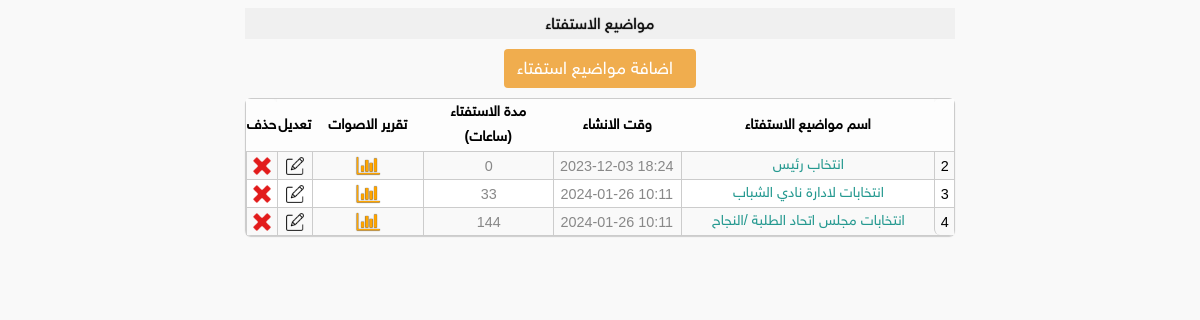
/admin-home/poll-topic/poll_topic.php (signed in), run on the app's committed database.
### tables this page shows
CREATE TABLE `poll_topic` (
  `id` int NOT NULL,
  `insert_time` datetime DEFAULT NULL,
  `name` varchar(100) DEFAULT NULL,
  `period` int DEFAULT NULL COMMENT 'مدة الاستفتاء بالساعات'
);

### admin-home/poll-topic/poll_topic.php (the view, shortened to what this page needs)
<?php
include "../open_session.php";
?>
<html>
    <head>
        <link rel='stylesheet' type='text/css' href='../assets/css/style.css'/>
        <link rel='stylesheet' type='text/css' href="../assets/css/font_family.css" rel="stylesheet">
        <link rel='stylesheet' type='text/css' href="../assets/css/fontAwesome.css" rel="stylesheet">
        </head>
        <body style="background-color:#fff;">
<div align="middle" style="width:100%;">
    <div class='title' style="width:60%;" >مواضيع الاستفتاء</div>
<a href="poll_topic_form.php" >
	<div align="right" class="btn btn-warning" style="color:white;font-size:1.1em;margin:10px;">
		<span style="float:right;margin-right:10px;" >اضافة مواضيع استفتاء</span>
	</div>
</a>
<table class="table" style="width:60%">
    <tr class="firstTR">
        <th width="3%"></th>
        <th width="40%">اسم مواضيع الاستفتاء</th>
        <th width="20%">وقت الانشاء</th>
        <th width="20%">مدة الاستفتاء<br>(ساعات)</th>
        <th width="20%">تقرير الاصوات</th>
        <th width="3%">تعديل</th>
        <th width="3%">حذف</th>
    </tr>
    <?php
		$sql = "SELECT * FROM poll_topic WHERE 1 ORDER BY poll_topic.id DESC";
    $query = mysqli_query($connect, $sql);
    $row_number=1;
    while ($row = mysqli_fetch_array($query)) {
        $id = $row['id'];
        $row_number=$row_number+1;
		    $poll_topic_name=$row['name'];
		    $period=$row['period'];
		    $insert_time=date("Y-m-d H:i",strtotime($row['insert_time']));
        ?>
        <tr>
            <td><?php echo $row_number; ?></td>
            <td><span style="color:#259990"><?php echo $poll_topic_name; ?></span></td>
            <td dir="ltr"><span style="color:#888"><?php echo $insert_time; ?></span></td>
            <td ><span style="color:#888"><?php echo $period; ?></span></td>
            <td><a class="fa fa-bar-chart" style="text-decoration:none;color:orange;text-shadow:0px 0px 1px #000;font-size:1.4em;" href="show_chart.php?poll_topic_id=<?php echo $id; ?>" ></a></td>
            <td><a href="poll_topic_form.php?action=update_form&poll_topic_id=<?php echo $id; ?>"><img width=18 src="../assets/icons/update.png" title="تعديل معلومات مواضيع الاستفتاء"/></a></td>
            <td><a href="poll_topic_functions.php?action=_DELETE_DATA_&poll_topic_id=<?php echo $id; ?>"><img width=18 src="../assets/icons/delete.png" title="حذف مواضيع الاستفتاء" onclick="return confirm('هل تريد بالتأكيد حذف السجل ')"/></a></td>
        </tr>
    <?php
    }
     ?>
</table>

### admin-home/assets/css/style.css (style rules this page uses)
* { outline:medium none; }
body { background-color:#f9f9f9 !important; direction:rtl; }
.title { background:#f0f0f0; cursor: move; font-size: 1.0em; color: #111; padding-top:3px;padding-bottom:3px; text-align: center; line-height: 25px; background-position: center -15px; position: relative; text-shadow: 0px 0px 1px rgb(5, 5, 5); cursor: pointer; text-transform: capitalize; }
.table { *border-collapse: collapse; border-spacing: 0; width: 100%; border: solid #ccc 1px; -moz-border-radius: 6px; -webkit-border-radius: 6px; border-radius: 6px; -webkit-box-shadow: 0 1px 1px #ccc; -moz-box-shadow: 0 1px 1px #ccc; box-shadow: 0 1px 1px #ccc; direction:rtl; font-size:0.9em; font-weight:normal; }
.table td, .table th { border-left: 1px solid #ccc; border-top: 1px solid #ccc; padding: 1px; text-align: center; font-weight:500; }
.table tr:nth-child(even) { background: #f9f9f9 }
.table tr:nth-child(odd) { background: #FFF }
.table th { background:#fdfdfd; border:0; color:#000; font-weight:bold; }
.table td:first-child, .table th:first-child { border-right: none; }
.table th:first-child { -moz-border-radius: 6px 0 0 0; -webkit-border-radius: 6px 0 0 0; border-radius: 6px 0 0 0; }
.table th:last-child { -moz-border-radius: 0 6px 0 0; -webkit-border-radius: 0 6px 0 0; border-radius: 0 6px 0 0; }
.table tr:last-child td:first-child { -moz-border-radius: 0 0 0 6px; -webkit-border-radius: 0 0 0 6px; border-radius: 0 0 0 6px; }
.table tr:last-child td:last-child { -moz-border-radius: 0 0 6px 0; -webkit-border-radius: 0 0 6px 0; border-radius: 0 0 6px 0; }
.btn-warning { color: #fff; background-color: #f0ad4e; border-color: #eea236; }
.btn { display: inline-block; padding: 6px 12px; margin-bottom: 0; font-size: 14px; font-weight: 400; line-height: 1.42857143; text-align: center; white-space: nowrap; vertical-align: middle; -ms-touch-action: manipulation; touch-action: manipulation; cursor: pointer; -webkit-user-select: none; -moz-user-select: none; -ms-user-select: none; user-select: none; background-image: none; border: 1px solid transparent; border-radius: 4px; }

### data on the page
poll_topic: name "انتخاب رئيس", insert_time "2023-12-03 18:24", period "0"
poll_topic: name "انتخابات لادارة نادي الشباب", insert_time "2024-01-26 10:11", period "33"
poll_topic: name "انتخابات مجلس اتحاد الطلبة /النجاح", insert_time "2024-01-26 10:11", period "144"
